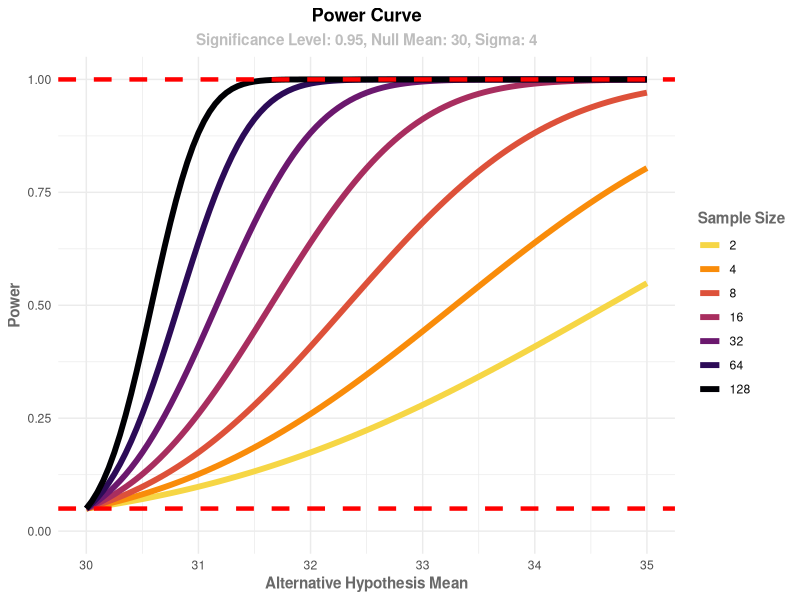

This chart was generated by the following R code:
### Packages ----------------------------------------------------------------

library(ggplot2)
library(reshape2)
library(dplyr)


# Calculating Type I and Type II Error Rate -------------------------------------------

# Parameters to calculate Power
alpha = 0.05
mu0 = 30
mua = 32
sigma = 4
z = qnorm(1 - alpha)
n = 16

# Type I Error Rate: Alpha
alpha <- pnorm(
        q = mu0 + z*sigma/sqrt(n),
        mean = mu0,
        sd = sigma/sqrt(n),
        lower.tail = F
)

# Power of a Test
beta_complement <- pnorm(
        q = mu0 + z*sigma/sqrt(n),
        mean = mua,
        sd = sigma/sqrt(n),
        lower.tail = F 
)

# Type II Error Rate: Beta
beta <- 1 - beta_complement



### Calculating Power -------------------------------------------------------

sample_size <- local({
        k <- 1:7
        2 ^ k
        
})

alternative_mean <- seq(30, 35, by = .05)

power <- sapply(sample_size,
                FUN = \(n)
                {
                        pnorm(
                                mu0 + z * sigma / sqrt(n),
                                mean = alternative_mean,
                                sd = sigma / sqrt(n),
                                lower.tail = FALSE
                        )
                })

colnames(power) <- as.character(sample_size)

df <-
        as.data.frame(cbind("altMean" = alternative_mean,
                            power)) |>
        melt(id.vars = "altMean",
             value.name = "power",
             variable.name = "sampleSize") |>
        mutate(sampleSize = ordered(sampleSize))


# Power Curve Plot --------------------------------------------------------

ggplot(data = df,
       mapping = aes(x = altMean, y = power, col = sampleSize)) +
        geom_line(size = 2) +
        geom_hline(
                yintercept = 0.05,
                color = "red",
                size = 1.5,
                linetype = "dashed"
        ) +
        geom_hline(
                yintercept = 1,
                color = "red",
                size = 1.5,
                linetype = "dashed"
        ) +
        coord_cartesian(ylim = c(0, 1), expand = T) +
        labs(
                title = "Power Curve",
                subtitle = "Significance Level: 0.95, Null Mean: 30, Sigma: 4",
                x = "Alternative Hypothesis Mean",
                y = "Power",
                col = "Sample Size"
        ) +
        scale_color_viridis_d(direction = -1,
                              option = "inferno",
                              end = .9) +
        theme_minimal() +
        theme(
                plot.title = element_text(face = "bold", hjust = .5),
                plot.subtitle = element_text(
                        face = "bold",
                        hjust = .5,
                        color = "gray"
                ),
                axis.title.x = element_text(face = "bold",
                                            color = "dimgrey"),
                axis.title.y = element_text(face = "bold",
                                            color = "dimgrey"),
                legend.title = element_text(face = "bold",
                                            color = "dimgrey"),
                legend.text = element_text(color = "gray4")
        ) 